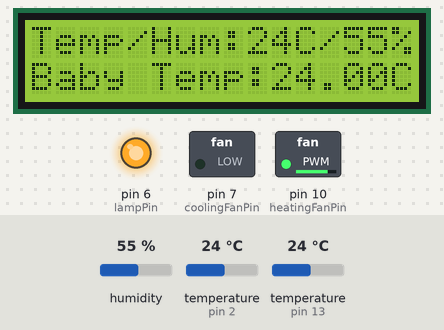
Recording of a sketch running on a simulated Arduino Uno, built with avr-gcc and run on an emulated ATmega328P. Parts: 16×2 character LCD, switched loads named in the sketch (green lamp = pin HIGH), output pins drawn as LEDs (lit = HIGH). Inputs (shaded band) come from the test bench; at power-on: temperature (sensors on pin 2, pin 13) 24 °C, humidity 55 %.

Above: at 1.6 s.
1.7 s: temperature (sensor on pin 2) set to 35 °C
At 4.8 s:
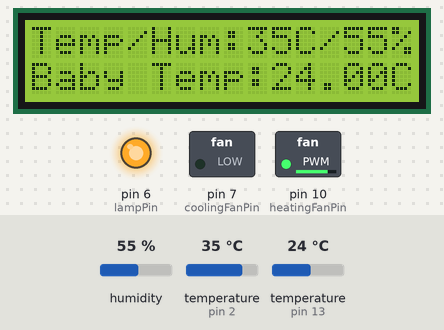
5.1 s: temperature (sensor on pin 2) set to 38 °C
At 7.2 s:
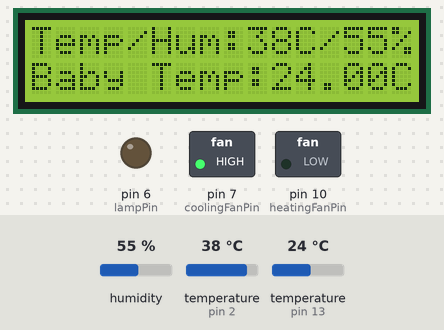
7.8 s: temperature (sensor on pin 13) set to 12 °C
At 9.3 s:
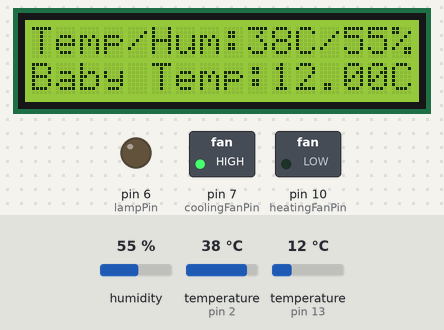
9.6 s: humidity set to 22 %
At 11.6 s:
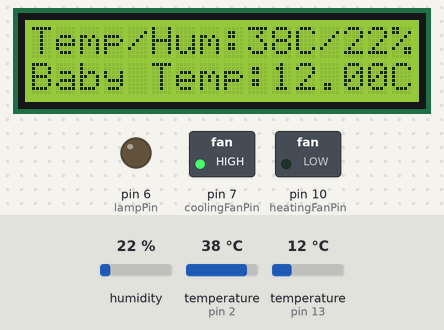
12.3 s: temperature (sensor on pin 13) set to 19 °C
At 12.9 s:
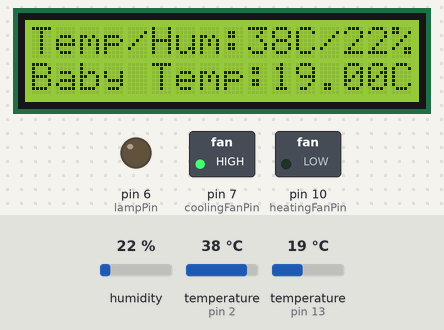
14.0 s: temperature (sensor on pin 13) set to 28 °C
At 15.1 s:
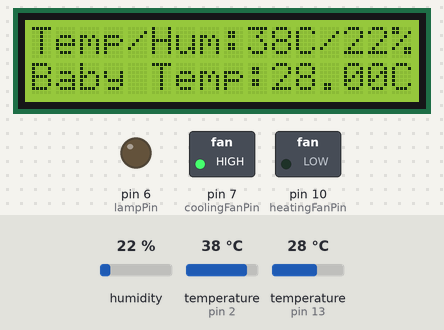
Timing chart, 0 to 16.8 s (numbered marks = the images above; inputs shaded):
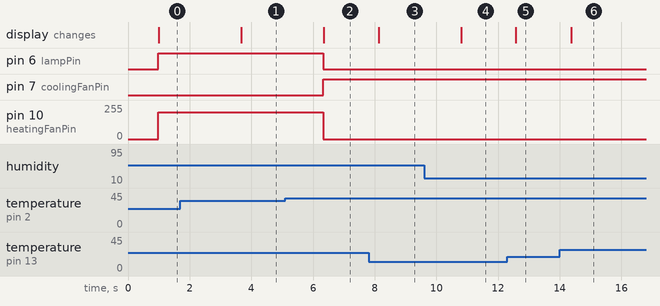

The sketch:

InfantIncubatorArduinoCode.ino
```cpp
#include <DHT.h>
#include <LiquidCrystal_I2C.h>
#include <OneWire.h>
#include <DallasTemperature.h>


#define lampPin 6
#define coolingFanPin 7
#define heatingFanPin 10
#define babyTemperaturePin 13

OneWire oneWire(babyTemperaturePin);

DallasTemperature sensors(&oneWire);

LiquidCrystal_I2C lcd(0x27,  16, 2);

DHT dht(2,DHT11);
int temp;
int hum;
float babyTempCelcius=0;

void PrintReadings(){
    lcd.setCursor(9,0);
  lcd.print(temp);
  lcd.setCursor(11,0);
  lcd.print("C");
  lcd.setCursor(12, 0);
  lcd.print("/");
  lcd.setCursor(13, 0);
  lcd.print(hum);
  lcd.setCursor(15, 0);
  lcd.print("%");
    lcd.setCursor(10, 1);
  lcd.print(babyTempCelcius);
      lcd.setCursor(15, 1);
  lcd.print("C");
}

void setup() {
  dht.begin();
  sensors.begin();
  lcd.init();
  lcd.backlight();
  pinMode(lampPin, OUTPUT);
  pinMode(coolingFanPin, OUTPUT);
  pinMode(heatingFanPin, OUTPUT);
    lcd.setCursor(0,0);
  lcd.print("Temp/Hum:");
  lcd.setCursor(0, 1);
  lcd.print("Baby Temp:");
}

void loop() {
  delay(100);
  temp= dht.readTemperature();
  sensors.requestTemperatures();
  babyTempCelcius = sensors.getTempCByIndex(0);
  Serial.print(temp);
  hum = dht.readHumidity();
  if(!isnan(temp)){
    if(temp< 37){
      digitalWrite(lampPin, HIGH);
      digitalWrite(coolingFanPin, LOW);
      analogWrite(heatingFanPin, 200);
    }
    else{
        digitalWrite(lampPin, LOW);
        digitalWrite(coolingFanPin, HIGH);
        analogWrite(heatingFanPin, 0);
    }
    PrintReadings();
  }
}
```

Measured:
- the behaviour switches between 36 and 37 °C on temperature (sensor on pin 2) (found by bisection; images 1 and 2)
- after the input at 1.7 s, the display: changes after 2.0 s (image 1)
- after the input at 5.1 s, pin 6 (lampPin): HIGH → LOW after 1.2 s; pin 7 (coolingFanPin): LOW → HIGH after 1.2 s; pin 10 (heatingFanPin): 200/255 → 0/255 after 1.2 s; the display: changes after 1.3 s (image 2)
- after the input at 7.8 s, the display: changes after 0.34 s (image 3)
- after the input at 9.6 s, the display: changes after 1.2 s (image 4)
- after the input at 12.3 s, the display: changes after 0.28 s (image 5)
- after the input at 14.0 s, the display: changes after 0.37 s (image 6)
